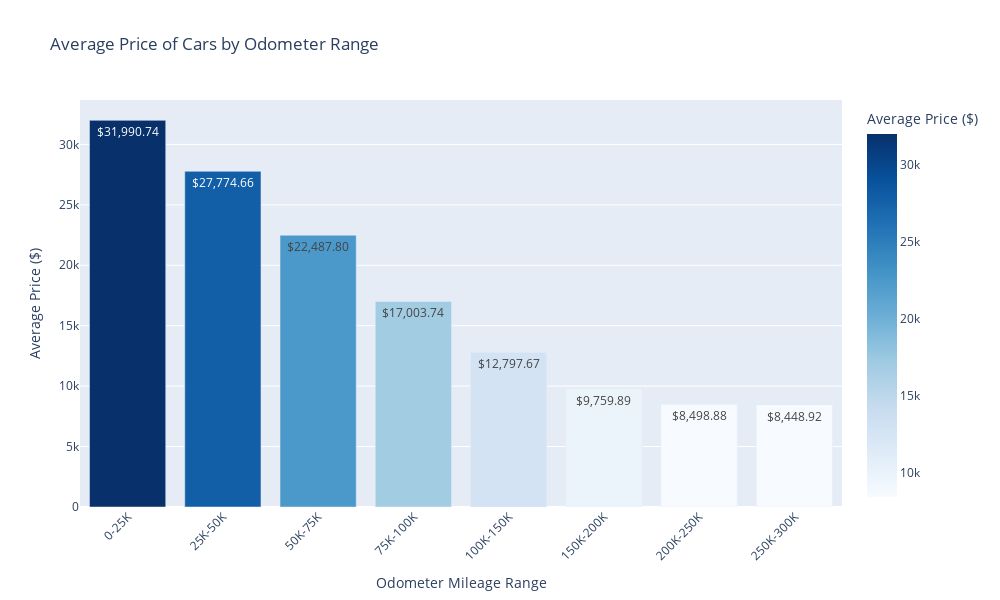

Source (notebook cell):
### Code cell
# Create odometer bins using .loc[] to avoid SettingWithCopyWarning
filtered_year_price = filtered_year_price.copy()  # Create a safe copy

filtered_year_price.loc[:, 'odometer_bins'] = pd.cut(
    filtered_year_price['odometer'], 
    bins=[0, 25000, 50000, 75000, 100000, 150000, 200000, 250000, 300000], 
    labels=["0-25K", "25K-50K", "50K-75K", "75K-100K", "100K-150K", "150K-200K", "200K-250K", "250K-300K"]
)

# Group by odometer bins
avg_price_per_odometer = filtered_year_price.groupby("odometer_bins", observed=False, as_index=False)["price"].mean()
avg_price_per_odometer["price"] = avg_price_per_odometer["price"].round(2)

# Plot
fig = px.bar(
    avg_price_per_odometer,
    x="odometer_bins",
    y="price",
    title="Average Price of Cars by Odometer Range",
    labels={'price': 'Average Price ($)', 'odometer_bins': 'Odometer Mileage Range'},
    text=avg_price_per_odometer["price"].apply(lambda x: f"${x:,.2f}"),  # Display formatted prices
    color="price",  # Color based on price
    color_continuous_scale="Blues"
)

fig.update_layout(
    xaxis_tickangle=-45,
    height=600,
    width=1000
)

fig.show()

### Figure 1 — Plotly figure (JSON) as saved in the notebook; plotly's stock layout.template omitted (floating-point values rounded to 4 significant figures)
{"data": [{"alignmentgroup": "True", "hovertemplate": "Odometer Mileage Range=%{x}<br>Average Price ($)=%{marker.color}<br>text=%{text}<extra></extra>", "legendgroup": "", "marker": {"color": [31990.0, 27770.0, 22490.0, 17000.0, 12800.0, 9760.0, 8499.0, 8449.0], "coloraxis": "coloraxis", "pattern": {"shape": ""}}, "name": "", "offsetgroup": "", "orientation": "v", "showlegend": false, "text": ["$31,990.74", "$27,774.66", "$22,487.80", "$17,003.74", "$12,797.67", "$9,759.89", "$8,498.88", "$8,448.92"], "textposition": "auto", "type": "bar", "x": ["0-25K", "25K-50K", "50K-75K", "75K-100K", "100K-150K", "150K-200K", "200K-250K", "250K-300K"], "xaxis": "x", "y": [31990.0, 27770.0, 22490.0, 17000.0, 12800.0, 9760.0, 8499.0, 8449.0], "yaxis": "y"}], "layout": {"barmode": "relative", "coloraxis": {"colorbar": {"title": {"text": "Average Price ($)"}}, "colorscale": [[0, "rgb(247,251,255)"], [0.125, "rgb(222,235,247)"], [0.25, "rgb(198,219,239)"], [0.375, "rgb(158,202,225)"], [0.5, "rgb(107,174,214)"], [0.625, "rgb(66,146,198)"], [0.75, "rgb(33,113,181)"], [0.875, "rgb(8,81,156)"], [1, "rgb(8,48,107)"]]}, "height": 600, "legend": {"tracegroupgap": 0}, "title": {"text": "Average Price of Cars by Odometer Range"}, "width": 1000, "xaxis": {"anchor": "y", "autorange": true, "domain": [0, 1], "range": [-0.5, 7.5], "tickangle": -45, "title": {"text": "Odometer Mileage Range"}, "type": "category"}, "yaxis": {"anchor": "x", "autorange": true, "domain": [0, 1], "range": [0, 33670.0], "title": {"text": "Average Price ($)"}, "type": "linear"}}}
